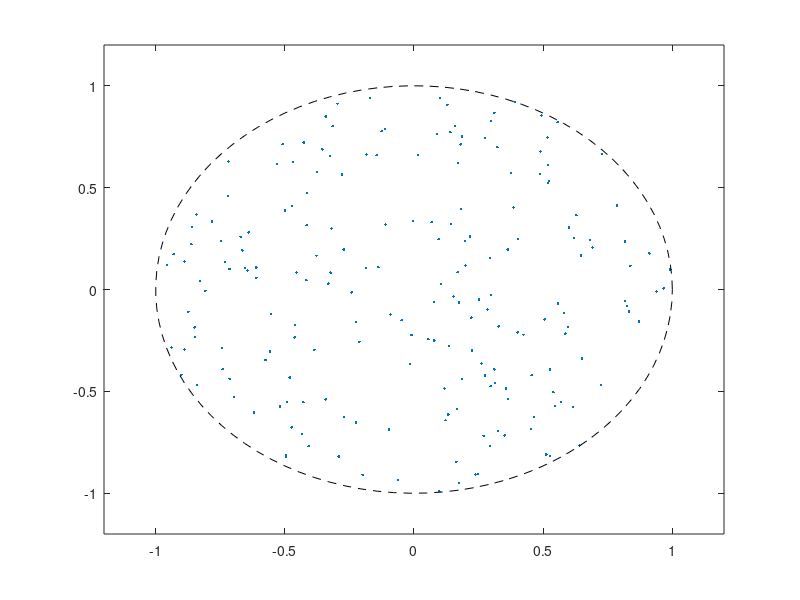

The MATLAB source for this figure: (Note: this script raises an error after producing the figure.)
clear
clc
close all

N = 200;
R = 1;
Omega = N/R^2;
gamma0 = 0.005;
rho0 = N/pi/R^2;
Rt = @(tt) R*sqrt(1 + 2*pi*rho0*gamma0*tt);
kappa = ones(1,N);
theta = linspace(0,2*pi,100);
z0 = R*sqrt(rand(N,1)).*exp(1i*2*pi*rand(N,1));

figure(1)
clf
plot(z0,'.')
xlim([-1 1]*R*1.2)
ylim(xlim)
hold on
plot(exp(1i*theta),'--k')

%%
Nt = 1;
tf = 12/Omega/gamma0;
ss = @(tt) log(1+rho0*gamma0*2*pi*tt)/R^2/rho0/gamma0/2/pi;
options = odeset('RelTol',1e-6,'AbsTol',1e-6);
s = linspace(0,0.2*tf,Nt);

    [t,ztemp] = ode45(@(t,z) PointVortexPlane(t,z,kappa,gamma0,N,rho0,R),[0 s],z0,options);
    z = ztemp(end,:).';
    [~,I] = max(abs(z));
    z(I) = (abs(z(I))+0.1)*exp(1i*angle(z(I)));


%%
z0 = z;
Nt = 1000
s = linspace(0,0.1*tf,Nt);
z = zeros(Nt,N);
for ii = 1:Nt
    disp(num2str(ii))
[t,ztemp] = ode45(@(t,z) PointVortexPlane(t,z,kappa,0,N,rho0,R),[0 s(2)-s(1)],z0,options);
z0 = ztemp(end,:);
z(ii,:) = ztemp(end,:);
end
%%
% rad(kk) = max(abs(z(end,:)))
% E(kk) = Energy(z(end,:),N)/N^2
% M(kk) = mean(abs(z(end,:)).^2)

h = figure(3);
axis square
for jj = 1:1:Nt
    cla
    %plot(z(jj,:)/Rt(t(jj))*(1+rho0*gamma0*2*pi*t(jj))^(-1i*Omega/gamma0/2/pi/rho0),'.')
    plot(z(jj,:),'.r')
    hold on
    plot(exp(1i*theta),'-k')
    xlim([-1 1]*1.5)
    ylim(xlim)
    title(num2str(jj))
    drawnow
    F(jj) = getframe(gcf);
    E(jj) = Energy(z(jj,:),N);
end
%%
Nbins = 100;
dx = 1/Nbins
[rho,r] = hist(abs(z(:)),Nbins)

dr = r(2)-r(1);
rho = rho./r/dr/sum(rho);
figure
plot(r,rho,'.--')

% figure(10)
% hold on
% plot(Omega*t,E/N^2)

%%
% % create the video writer with 1 fps
%   writerObj = VideoWriter('vortexmatter.avi');
%   writerObj.FrameRate = 60;
%   % set the seconds per image
%     % open the video writer
%     open(writerObj);
%     % write the frames to the video
% for i=1:length(F)
%     % convert the image to a frame
%     frame = F(i) ;    
%     writeVideo(writerObj, frame);
% end
% % close the writer object
% close(writerObj);

%end



    